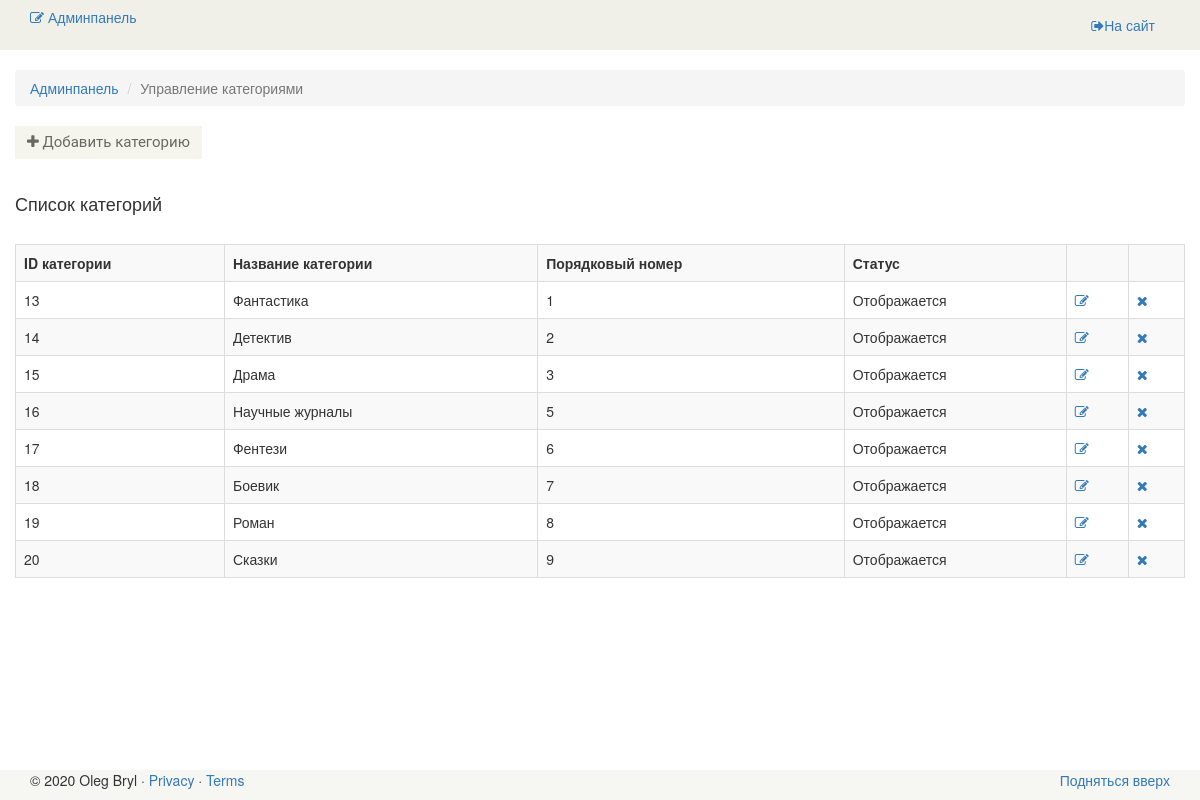
Screenshot of /admin/category (signed in) with the database file from the repository.
### tables this page shows
CREATE TABLE `category` (
                            `id` int(11) NOT NULL,
                            `name` varchar(255) DEFAULT NULL,
                            `sort_order` int(11) DEFAULT '0',
                            `status` int(11) DEFAULT '1',
                            PRIMARY KEY (`id`)
);

### config/routes.php (called while the page is built)
<?php
return array(
    'book/([0-9]+)' => 'book/view/$1',
    'catalog' => 'catalog/index',
    'category/([0-9]+)/page-([0-9]+)' => 'catalog/category/$1/$2',
    'category/([0-9]+)' => 'catalog/category/$1',
    'author/([0-9]+)/page-([0-9]+)' => 'catalog/author/$1/$2',
    'author/([0-9]+)' => 'catalog/author/$1',
    'cart/checkout' => 'cart/checkout',
    'cart/delete/([0-9]+)' => 'cart/delete/$1',
    'cart/add/([0-9]+)' => 'cart/add/$1',
    'cart/addAjax/([0-9]+)' => 'cart/addAjax/$1',
    'cart' => 'cart/index',
    'user/register' => 'user/register',
    'user/login' => 'user/login',
    'user/logout' => 'user/logout',
    'cabinet/edit' => 'cabinet/edit',
    'cabinet' => 'cabinet/index',
    'admin/book/create' => 'adminBook/create',
    'admin/book/update/([0-9]+)' => 'adminBook/update/$1',
    'admin/book/delete/([0-9]+)' => 'adminBook/delete/$1',
    'admin/book' => 'adminBook/index',
    'admin/category/create' => 'adminCategory/create',
    'admin/category/update/([0-9]+)' => 'adminCategory/update/$1',
    'admin/category/delete/([0-9]+)' => 'adminCategory/delete/$1',
    'admin/category' => 'adminCategory/index',
    'admin/author/create' => 'adminAuthor/create',
    'admin/author/update/([0-9]+)' => 'adminAuthor/update/$1',
    'admin/author/delete/([0-9]+)' => 'adminAuthor/delete/$1',
    'admin/author' => 'adminAuthor/index',
    'admin/order/update/([0-9]+)' => 'adminOrder/update/$1',
    'admin/order/delete/([0-9]+)' => 'adminOrder/delete/$1',
    'admin/order/view/([0-9]+)' => 'adminOrder/view/$1',
    'admin/order' => 'adminOrder/index',
    'admin' => 'admin/index',
    'contacts' => 'site/contact',
    'about' => 'site/about',
    'index.php' => 'site/index',
    '' => 'site/index',
);

### controllers/AdminCategoryController.php (called while the page is built, shortened)
<?php
class AdminCategoryController extends AdminBase
{
    public function actionIndex()
    {
        $categoriesList = Category::getCategoriesListAdmin();
        require_once(ROOT . '/views/admin_category/index.php');
        return true;
    }
}

### index.php (called while the page is built, shortened)
<?php
$router = new Router();
$router->run();

### models/Category.php (called while the page is built, shortened)
<?php
class Category
{
    public static function getCategoriesListAdmin()
    {
        $db = Db::getConnection();
        $result = $db->query('SELECT id, name, sort_order, status FROM category ORDER BY id ASC');
        $categoryList = array();
        $i = 0;
        while ($row = $result->fetch()) {
            $categoryList[$i]['id'] = $row['id'];
            $categoryList[$i]['name'] = $row['name'];
            $categoryList[$i]['sort_order'] = $row['sort_order'];
            $categoryList[$i]['status'] = $row['status'];
            $i++;
        }
        return $categoryList;
    }
    public static function getStatusText($status)
    {
        switch ($status) {
            case '1':
                return 'Отображается';
                break;
        }
    }
}

### views/admin_category/index.php (the view)
<?php include ROOT . '/views/layouts/header_admin.php'; ?>
<section>
    <div class="container">
        <div class="row">
            <br/>
            <div class="breadcrumbs">
                <ol class="breadcrumb">
                    <li><a href="/admin">Админпанель</a></li>
                    <li class="active">Управление категориями</li>
                </ol>
            </div>
            <a href="/admin/category/create" class="btn btn-default back"><i class="fa fa-plus"></i> Добавить категорию</a>
            <h4>Список категорий</h4>
            <br/>
            <table class="table-bordered table-striped table">
                <tr>
                    <th>ID категории</th>
                    <th>Название категории</th>
                    <th>Порядковый номер</th>
                    <th>Статус</th>
                    <th></th>
                    <th></th>
                </tr>
                <?php foreach ($categoriesList as $category): ?>
                    <tr>
                        <td><?php echo $category['id']; ?></td>
                        <td><?php echo $category['name']; ?></td>
                        <td><?php echo $category['sort_order']; ?></td>
                        <td><?php echo Category::getStatusText($category['status']); ?></td>
                        <td><a href="/admin/category/update/<?php echo $category['id']; ?>" title="Редактировать"><i class="fa fa-pencil-square-o"></i></a></td>
                        <td><a href="/admin/category/delete/<?php echo $category['id']; ?>" title="Удалить"><i class="fa fa-times"></i></a></td>
                    </tr>
                <?php endforeach; ?>
            </table>
        </div>
    </div>
</section>
<?php include ROOT . '/views/layouts/footer_admin.php'; ?>

### components/Router.php (shortened to what this page needs)
<?php
class Router
{
    private $routes;
    public function __construct()
    {
        $routesPath = ROOT . '/config/routes.php';
        $this->routes = include($routesPath);
    }
    private function getURI()
    {
        if (!empty($_SERVER['REQUEST_URI'])) {
            return trim($_SERVER['REQUEST_URI'], '/');
        }
    }
    public function run()
    {
        $uri = $this->getURI();
        foreach ($this->routes as $uriPattern => $path) {
            if (preg_match("~$uriPattern~", $uri)) {
                $internalRoute = preg_replace("~$uriPattern~", $path, $uri);
                $segments = explode('/', $internalRoute);
                $controllerName = array_shift($segments) . 'Controller';
                $actionName = 'action' . ucfirst(array_shift($segments));
                $parameters = $segments;
                $controllerObject = new $controllerName;
                $result = call_user_func_array(array($controllerObject, $actionName), $parameters);
                if ($result != null) {
                    break;
                }
            }
        }
    }
}

### template/css/main.css (style rules this page uses)
.add-to-cart, .checkout, .back { background:#F5F5ED; border: 0 none; border-radius: 0; color: #696763; font-family: 'Roboto', sans-serif; font-size: 15px; margin-bottom: 25px; }
.table { overflow: auto; margin-bottom: 40px; }

### rows the page displays
category: id "13", name "Фантастика", sort_order "1", status "Отображается"
category: id "14", name "Детектив", sort_order "2", status "Отображается"
category: id "15", name "Драма", sort_order "3", status "Отображается"
category: id "16", name "Научные журналы", sort_order "5", status "Отображается"
category: id "17", name "Фентези", sort_order "6", status "Отображается"
category: id "18", name "Боевик", sort_order "7", status "Отображается"
category: id "19", name "Роман", sort_order "8", status "Отображается"
category: id "20", name "Сказки", sort_order "9", status "Отображается"
